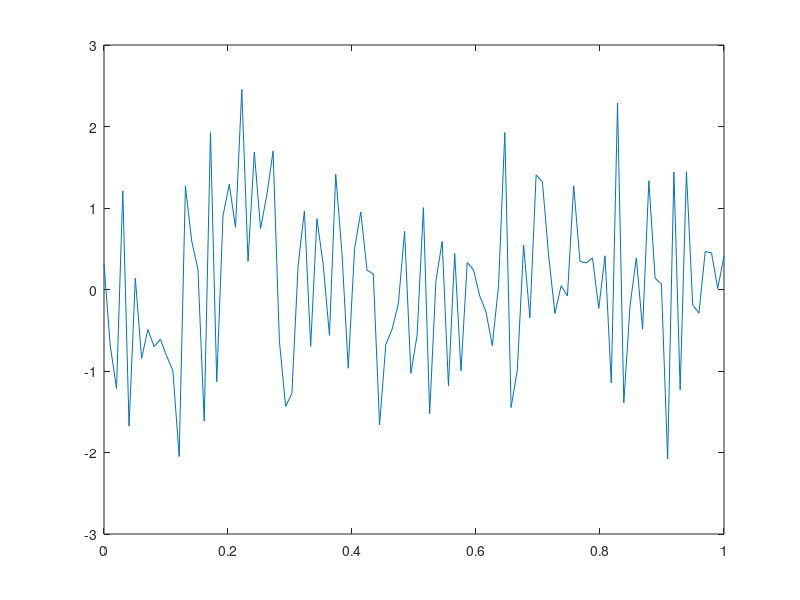
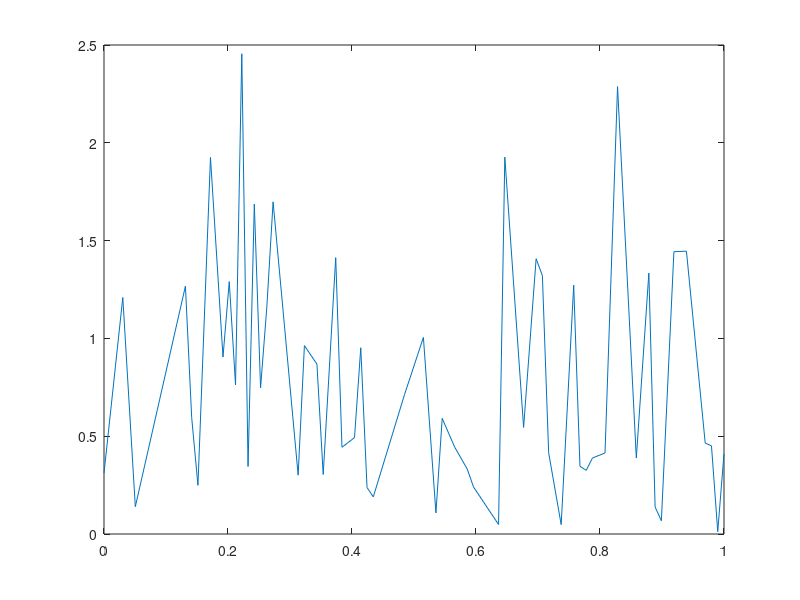

Write MATLAB code to recreate these figures, in order.
x = linspace(0, 1, 100);
y = randn(size(x));

plot(x, y)


plot(x, y)
figure()

% Remove negative values
% for i = 1:1:length(x)
%    if y(i) < 0
%        y(i) = [];
%        x(i) = [];
%    end
% end

% Use logical vectors to do the same!
indices = find(y < 0);

x(indices) = [];
y(indices) = [];

plot(x, y)
%}